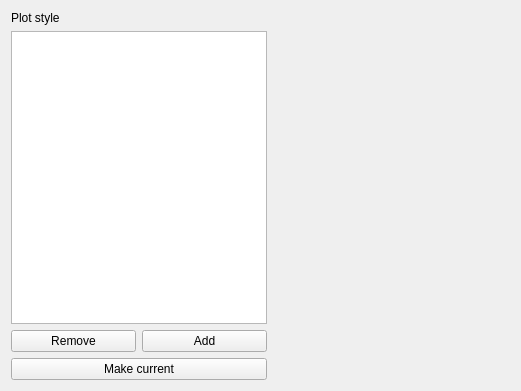
<?xml version="1.0" encoding="UTF-8"?>
<ui version="4.0">
 <class>PlotStyleChoosingWidget</class>
 <widget class="QWidget" name="PlotStyleChoosingWidget">
  <property name="geometry">
   <rect>
    <x>0</x>
    <y>0</y>
    <width>521</width>
    <height>391</height>
   </rect>
  </property>
  <property name="windowTitle">
   <string>Form</string>
  </property>
  <layout class="QHBoxLayout" name="horizontalLayout_2">
   <item>
    <layout class="QVBoxLayout" name="verticalLayout_2">
     <item>
      <widget class="QLabel" name="label">
       <property name="text">
        <string>Plot style</string>
       </property>
      </widget>
     </item>
     <item>
      <widget class="QListWidget" name="styleListWidget"/>
     </item>
     <item>
      <layout class="QVBoxLayout" name="verticalLayout">
       <item>
        <layout class="QHBoxLayout" name="horizontalLayout">
         <item>
          <widget class="QPushButton" name="removeButton">
           <property name="text">
            <string>Remove</string>
           </property>
          </widget>
         </item>
         <item>
          <widget class="QPushButton" name="addButton">
           <property name="text">
            <string>Add</string>
           </property>
          </widget>
         </item>
        </layout>
       </item>
       <item>
        <widget class="QPushButton" name="makeCurrentButton">
         <property name="text">
          <string>Make current</string>
         </property>
        </widget>
       </item>
      </layout>
     </item>
    </layout>
   </item>
   <item>
    <layout class="QVBoxLayout" name="verticalLayout_3" stretch="0,3">
     <item>
      <widget class="PlotStyleEditingWidget" name="plotStyleEditingWidget" native="true">
       <property name="sizePolicy">
        <sizepolicy hsizetype="Preferred" vsizetype="Preferred">
         <horstretch>0</horstretch>
         <verstretch>0</verstretch>
        </sizepolicy>
       </property>
      </widget>
     </item>
     <item>
      <widget class="PlotWidget" name="plotWidget" native="true">
       <property name="sizePolicy">
        <sizepolicy hsizetype="Expanding" vsizetype="Expanding">
         <horstretch>0</horstretch>
         <verstretch>0</verstretch>
        </sizepolicy>
       </property>
      </widget>
     </item>
    </layout>
   </item>
  </layout>
 </widget>
 <customwidgets>
  <customwidget>
   <class>PlotStyleEditingWidget</class>
   <extends>QWidget</extends>
   <header>plotStyle/plotstyleeditingwidget.h</header>
   <container>1</container>
  </customwidget>
  <customwidget>
   <class>PlotWidget</class>
   <extends>QWidget</extends>
   <header>core/plotwidget.h</header>
   <container>1</container>
  </customwidget>
 </customwidgets>
 <resources/>
 <connections/>
</ui>
